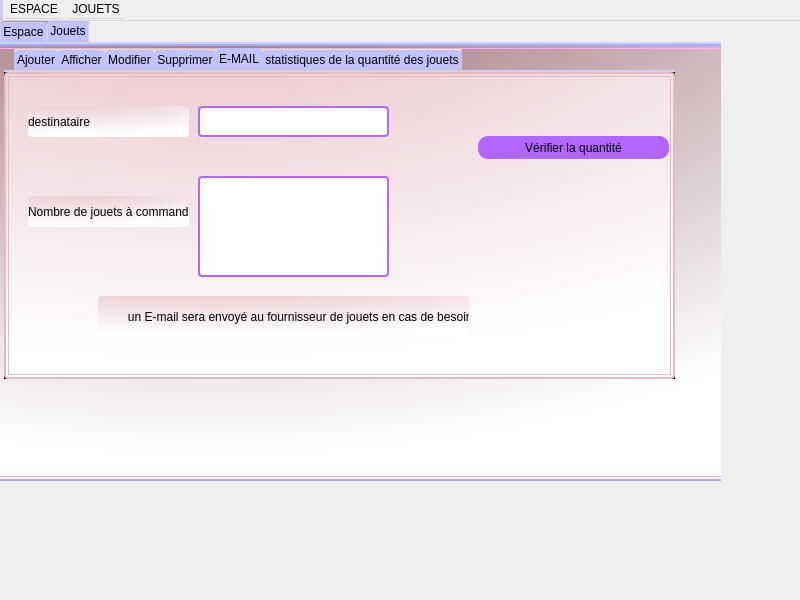
<?xml version="1.0" encoding="UTF-8"?>
<ui version="4.0">
 <class>gestionjouets</class>
 <widget class="QDialog" name="gestionjouets">
  <property name="geometry">
   <rect>
    <x>0</x>
    <y>0</y>
    <width>800</width>
    <height>600</height>
   </rect>
  </property>
  <property name="windowTitle">
   <string>gestionjouets</string>
  </property>
  <property name="styleSheet">
   <string notr="true">QStatusBar {
    background-color: rgb(207, 203, 255);
}
QMenuBar {
    background-color: qlineargradient(x1:0, y1:0, x2:0, y2:1,
                                      stop:0 lightgray, stop:1 darkgray);
} </string>
  </property>
  <widget class="QWidget" name="centralwidget">
   <widget class="QTabWidget" name="tabWidgetJouets">
    <property name="enabled">
     <bool>true</bool>
    </property>
    <property name="geometry">
     <rect>
      <x>-10</x>
      <y>20</y>
      <width>741</width>
      <height>461</height>
     </rect>
    </property>
    <property name="font">
     <font>
      <weight>50</weight>
      <bold>false</bold>
     </font>
    </property>
    <property name="toolTip">
     <string>&lt;html&gt;&lt;head/&gt;&lt;body&gt;&lt;p&gt;c&lt;/p&gt;&lt;/body&gt;&lt;/html&gt;</string>
    </property>
    <property name="styleSheet">
     <string notr="true">QStatusBar {
    background-color: rgb(207, 203, 255);
}
QPushButton
{
  border: 0px white;
  border-radius: 10px;
  padding: 0 8px;
  background: rgb(170, 170, 255);
}
QComboBox {
    border: 1px solid rgb(170, 170, 255);
    border-radius: 3px;
    padding: 1px 18px 1px 3px;
    min-width: 6em;
}
QTableView {
    selection-background-color: qlineargradient(x1: 0, y1: 0, x2: 0.5, y2: 0.5,
                                stop: 0 #FF92BB, stop: 1 white);
}
QLineEdit { background-color: white;
border: 2px solid rgb(170, 170, 255);
    border-radius: 4px; }

QFrame {
    border: 2px solid rgb(170, 170, 255);
    border-radius: 4px;
    padding: 2px;
    background-image: url(images/welcome.png);
}
 QLabel{
    border:0px;
    border-radius: 4px;
    padding: 0px;
    background-image: url(images/welcome.png);
}


QStatusBar {
    background-color: rgb(207, 203, 255);
}

QStatusBar::item {
    border: 1px solid red;
    border-radius: 3px;
}



/************************************************/
QTabWidget::pane { /* The tab widget frame */
    border-top: 2px solid #ced1ff;
background-color:black;
}


/* Style the tab using the tab sub-control. Note that
    it reads QTabBar _not_ QTabWidget */
QTabWidget::pane { /* The tab widget frame */
    border-top: 2px solid #ced1ff;
}

QTabWidget::tab-bar {
    left: 10px; /* move to the right by 5px */
}

/* Style the tab using the tab sub-control. Note that
    it reads QTabBar _not_ QTabWidget */
QTabBar::tab {
    background:rgb(194, 194, 255);
    border: 1px solid #ced1ff;
    border-bottom-color: #C2C7CB; /* same as the pane color */
    border-top-left-radius: 4px;
    border-top-right-radius: 4px;
    min-width: 8ex;
    padding: 2px;
}

QTabBar::tab:selected, QTabBar::tab:hover {
    background: qlineargradient(x1: 0, y1: 0, x2: 0, y2: 1,
                                stop: 0 #fafafa, stop: 0.4 #f4f4f4,
                                stop: 0.5 #e7e7e7, stop: 1.0 #fafafa);
}



QTabBar::tab:!selected {
    margin-top: 2px; /* make non-selected tabs look smaller */
}



/*********************************/


































* {   background: qradialgradient(cx: 0.3, cy: -0.4, fx: 0.3, fy: -0.4, radius: 1.35, stop: 0 #8A545D, stop: 1  rgb(255,255, 255));   color: rgb(0,0, 0);   border: 1px solid #ffaaff; }
/** {   background-color: rgb(255, 215, 255);   color: rgb(0,0, 0);   border: 1px solid #ffaaff; }*/
</string>
    </property>
    <property name="currentIndex">
     <number>1</number>
    </property>
    <property name="iconSize">
     <size>
      <width>20</width>
      <height>20</height>
     </size>
    </property>
    <widget class="QWidget" name="tab_2">
     <attribute name="title">
      <string>Espace</string>
     </attribute>
     <widget class="QTabWidget" name="tabWidget_3jouets">
      <property name="geometry">
       <rect>
        <x>10</x>
        <y>0</y>
        <width>711</width>
        <height>411</height>
       </rect>
      </property>
      <property name="styleSheet">
       <string notr="true">QStatusBar {
    background-color: rgb(178, 102, 255);
}
QPushButton
{
  border: 0px white;
  border-radius: 10px;
  padding: 0 8px;
  background: rgb(178, 102, 255);
}
QComboBox {
    border: 1px solid rgb(178, 102, 255);
    border-radius: 3px;
    padding: 1px 18px 1px 3px;
    min-width: 6em;
}
QTableView {
    selection-background-color: qlineargradient(x1: 0, y1: 0, x2: 0.5, y2: 0.5,
                                stop: 0 rgb(0,0,0), stop: 1 #E4BBC2);
}
QLineEdit { background-color: white;
border: 2px solid rgb(178, 102, 255);
    border-radius: 4px; }

QFrame {
    border: 2px solid #E4BBC2;
    border-radius: 4px;
    padding: 2px;
    background-image: url(images/welcome.png);
}
 QLabel{
    border:0px;
    border-radius: 4px;
    padding: 0px;
    background-image: url(images/welcome.png);
}


QStatusBar {
    background-color: rgb(178, 102, 255);
}

QStatusBar::item {
    border: 1px solid red;
    border-radius: 3px;
}



/************************************************/
QTabWidget::pane { /* The tab widget frame */
    border-top: 2px solid#E4BBC2;
background-color:black;
}


/* Style the tab using the tab sub-control. Note that
    it reads QTabBar _not_ QTabWidget */
QTabWidget::pane { /* The tab widget frame */
    border-top: 2px solid #ced1ff;
}

QTabWidget::tab-bar {
    left: 10px; /* move to the right by 5px */
}

/* Style the tab using the tab sub-control. Note that
    it reads QTabBar _not_ QTabWidget */
QTabBar::tab {
    background:rgb(194, 194, 255);
    border: 1px solid rgb(194, 194, 255);
    border-bottom-color: #E4BBC2; /* same as the pane color */
    border-top-left-radius: 4px;
    border-top-right-radius: 4px;
    min-width: 8ex;
    padding: 2px;
}




QTabBar::tab:!selected {
    margin-top: 2px; /* make non-selected tabs look smaller */
}



/*********************************/


































* {   background: qradialgradient(cx: 0.3, cy: -0.4, fx: 0.3, fy: -0.4, radius: 1.35, stop: 0 #E4BBC2, stop: 1  rgb(255,255, 255));   color: rgb(0,0, 0);   border: 1px solid #E4BBC2; }
/** {   background-color: rgb(255, 215, 255);   color: rgb(0,0, 0);   border: 1px solid #ffaaff; }*/
</string>
      </property>
      <property name="currentIndex">
       <number>0</number>
      </property>
      <widget class="QWidget" name="tab_9">
       <attribute name="title">
        <string>Ajouter</string>
       </attribute>
       <widget class="QLineEdit" name="fonctionAdd">
        <property name="geometry">
         <rect>
          <x>210</x>
          <y>50</y>
          <width>141</width>
          <height>31</height>
         </rect>
        </property>
        <property name="font">
         <font>
          <family>Bahnschrift</family>
          <pointsize>14</pointsize>
         </font>
        </property>
        <property name="text">
         <string/>
        </property>
       </widget>
       <widget class="QLabel" name="label_2Capacite">
        <property name="geometry">
         <rect>
          <x>140</x>
          <y>110</y>
          <width>47</width>
          <height>13</height>
         </rect>
        </property>
        <property name="text">
         <string>capacité</string>
        </property>
       </widget>
       <widget class="QLabel" name="label_1Fct">
        <property name="geometry">
         <rect>
          <x>140</x>
          <y>60</y>
          <width>47</width>
          <height>13</height>
         </rect>
        </property>
        <property name="text">
         <string>Fonction</string>
        </property>
       </widget>
       <widget class="QLineEdit" name="capaciteAdd">
        <property name="geometry">
         <rect>
          <x>210</x>
          <y>100</y>
          <width>141</width>
          <height>31</height>
         </rect>
        </property>
        <property name="font">
         <font>
          <family>Bahnschrift</family>
          <pointsize>14</pointsize>
         </font>
        </property>
       </widget>
       <widget class="QPushButton" name="pb_ajouterEspace">
        <property name="geometry">
         <rect>
          <x>230</x>
          <y>160</y>
          <width>75</width>
          <height>23</height>
         </rect>
        </property>
        <property name="text">
         <string>Ajouter</string>
        </property>
       </widget>
      </widget>
      <widget class="QWidget" name="tab_10">
       <attribute name="title">
        <string>Afficher</string>
       </attribute>
       <widget class="QPushButton" name="pb_trierEspace">
        <property name="geometry">
         <rect>
          <x>550</x>
          <y>280</y>
          <width>131</width>
          <height>21</height>
         </rect>
        </property>
        <property name="text">
         <string>trier par ordre croissant</string>
        </property>
       </widget>
       <widget class="QTableView" name="tableViewespace">
        <property name="geometry">
         <rect>
          <x>-4</x>
          <y>-3</y>
          <width>711</width>
          <height>331</height>
         </rect>
        </property>
       </widget>
       <zorder>tableViewespace</zorder>
       <zorder>pb_trierEspace</zorder>
      </widget>
      <widget class="QWidget" name="tab_11">
       <attribute name="title">
        <string>Modifier</string>
       </attribute>
       <widget class="QLabel" name="label_4">
        <property name="geometry">
         <rect>
          <x>130</x>
          <y>100</y>
          <width>47</width>
          <height>13</height>
         </rect>
        </property>
        <property name="text">
         <string>Capacité</string>
        </property>
       </widget>
       <widget class="QLabel" name="label_3">
        <property name="geometry">
         <rect>
          <x>130</x>
          <y>50</y>
          <width>47</width>
          <height>13</height>
         </rect>
        </property>
        <property name="text">
         <string>Fonction</string>
        </property>
       </widget>
       <widget class="QLineEdit" name="fonctionEdit">
        <property name="geometry">
         <rect>
          <x>200</x>
          <y>40</y>
          <width>141</width>
          <height>31</height>
         </rect>
        </property>
        <property name="font">
         <font>
          <family>Bahnschrift</family>
          <pointsize>14</pointsize>
         </font>
        </property>
       </widget>
       <widget class="QPushButton" name="pb_confirmerEspace">
        <property name="geometry">
         <rect>
          <x>220</x>
          <y>190</y>
          <width>75</width>
          <height>23</height>
         </rect>
        </property>
        <property name="text">
         <string>confirmer</string>
        </property>
       </widget>
       <widget class="QLabel" name="label_8">
        <property name="geometry">
         <rect>
          <x>130</x>
          <y>150</y>
          <width>47</width>
          <height>13</height>
         </rect>
        </property>
        <property name="text">
         <string>Catégorie</string>
        </property>
       </widget>
       <widget class="QLineEdit" name="categorieEdit">
        <property name="geometry">
         <rect>
          <x>200</x>
          <y>140</y>
          <width>141</width>
          <height>31</height>
         </rect>
        </property>
        <property name="font">
         <font>
          <family>Bahnschrift</family>
          <pointsize>14</pointsize>
         </font>
        </property>
       </widget>
       <widget class="QPushButton" name="pb__viderS">
        <property name="geometry">
         <rect>
          <x>210</x>
          <y>220</y>
          <width>111</width>
          <height>23</height>
         </rect>
        </property>
        <property name="text">
         <string>Vider</string>
        </property>
       </widget>
       <widget class="QLineEdit" name="capaciteEdit">
        <property name="geometry">
         <rect>
          <x>200</x>
          <y>90</y>
          <width>141</width>
          <height>31</height>
         </rect>
        </property>
        <property name="font">
         <font>
          <family>Bahnschrift</family>
          <pointsize>14</pointsize>
         </font>
        </property>
       </widget>
       <widget class="QPushButton" name="pb_chercherS">
        <property name="geometry">
         <rect>
          <x>580</x>
          <y>70</y>
          <width>75</width>
          <height>23</height>
         </rect>
        </property>
        <property name="text">
         <string>chercher</string>
        </property>
       </widget>
       <widget class="QLineEdit" name="idEdit">
        <property name="geometry">
         <rect>
          <x>610</x>
          <y>40</y>
          <width>21</width>
          <height>21</height>
         </rect>
        </property>
        <property name="text">
         <string/>
        </property>
       </widget>
       <widget class="QLabel" name="label_5">
        <property name="geometry">
         <rect>
          <x>590</x>
          <y>10</y>
          <width>61</width>
          <height>16</height>
         </rect>
        </property>
        <property name="text">
         <string>Identifiant</string>
        </property>
       </widget>
      </widget>
      <widget class="QWidget" name="tab_12">
       <attribute name="title">
        <string>Supprimer</string>
       </attribute>
       <widget class="QLabel" name="label_6">
        <property name="geometry">
         <rect>
          <x>260</x>
          <y>40</y>
          <width>61</width>
          <height>20</height>
         </rect>
        </property>
        <property name="text">
         <string>Identifiant</string>
        </property>
       </widget>
       <widget class="QLineEdit" name="idDelete">
        <property name="geometry">
         <rect>
          <x>220</x>
          <y>70</y>
          <width>131</width>
          <height>71</height>
         </rect>
        </property>
       </widget>
       <widget class="QPushButton" name="pb_supprimerS">
        <property name="geometry">
         <rect>
          <x>250</x>
          <y>160</y>
          <width>75</width>
          <height>23</height>
         </rect>
        </property>
        <property name="text">
         <string>Supprimer</string>
        </property>
       </widget>
      </widget>
      <widget class="QWidget" name="tab_3">
       <attribute name="title">
        <string>Statistiques de la capacité des salles</string>
       </attribute>
       <widget class="QPushButton" name="afficher_stat2_2">
        <property name="geometry">
         <rect>
          <x>590</x>
          <y>150</y>
          <width>75</width>
          <height>23</height>
         </rect>
        </property>
        <property name="text">
         <string>afficher stat</string>
        </property>
       </widget>
       <widget class="QCustomPlot" name="widget" native="true">
        <property name="geometry">
         <rect>
          <x>110</x>
          <y>40</y>
          <width>421</width>
          <height>201</height>
         </rect>
        </property>
       </widget>
      </widget>
     </widget>
    </widget>
    <widget class="QWidget" name="jouets">
     <attribute name="title">
      <string>Jouets</string>
     </attribute>
     <widget class="QTabWidget" name="tabWidget_2">
      <property name="geometry">
       <rect>
        <x>10</x>
        <y>0</y>
        <width>671</width>
        <height>331</height>
       </rect>
      </property>
      <property name="styleSheet">
       <string notr="true">QStatusBar {
    background-color: rgb(178, 102, 255);
}
QPushButton
{
  border: 0px white;
  border-radius: 10px;
  padding: 0 8px;
  background: rgb(178, 102, 255);
}
QComboBox {
    border: 1px solid rgb(178, 102, 255);
    border-radius: 3px;
    padding: 1px 18px 1px 3px;
    min-width: 6em;
}
QTableView {
    selection-background-color: qlineargradient(x1: 0, y1: 0, x2: 0.5, y2: 0.5,
                                stop: 0 #E4BBC2, stop: 1 white);
}
QLineEdit { background-color: white;
border: 2px solid rgb(178, 102, 255);
    border-radius: 4px; }

QFrame {
    border: 2px solid #E4BBC2;
    border-radius: 4px;
    padding: 2px;
    background-image: url(images/welcome.png);
}
 QLabel{
    border:0px;
    border-radius: 4px;
    padding: 0px;
    background-image: url(images/welcome.png);
}


QStatusBar {
    background-color: rgb(178, 102, 255);
}

QStatusBar::item {
    border: 1px solid red;
    border-radius: 3px;
}



/************************************************/
QTabWidget::pane { /* The tab widget frame */
    border-top: 2px solid#E4BBC2;
background-color:black;
}


/* Style the tab using the tab sub-control. Note that
    it reads QTabBar _not_ QTabWidget */
QTabWidget::pane { /* The tab widget frame */
    border-top: 2px solid #ced1ff;
}

QTabWidget::tab-bar {
    left: 10px; /* move to the right by 5px */
}

/* Style the tab using the tab sub-control. Note that
    it reads QTabBar _not_ QTabWidget */
QTabBar::tab {
    background:rgb(194, 194, 255);
    border: 1px solid rgb(194, 194, 255);
    border-bottom-color: #E4BBC2; /* same as the pane color */
    border-top-left-radius: 4px;
    border-top-right-radius: 4px;
    min-width: 8ex;
    padding: 2px;
}

QTabBar::tab:selected, QTabBar::tab:hover {
    background: qlineargradient(x1: 0, y1: 0, x2: 0, y2: 1,
                                stop: 0 #fafafa, stop: 0.4 #f4f4f4,
                                stop: 0.5 #e7e7e7, stop: 1.0 #fafafa);
}



QTabBar::tab:!selected {
    margin-top: 2px; /* make non-selected tabs look smaller */
}



/*********************************/


































* {   background: qradialgradient(cx: 0.3, cy: -0.4, fx: 0.3, fy: -0.4, radius: 1.35, stop: 0 #E4BBC2, stop: 1  rgb(255,255, 255));   color: rgb(0,0, 0);   border: 1px solid #E4BBC2; }
/** {   background-color: rgb(255, 215, 255);   color: rgb(0,0, 0);   border: 1px solid #ffaaff; }*/
</string>
      </property>
      <property name="currentIndex">
       <number>4</number>
      </property>
      <property name="iconSize">
       <size>
        <width>40</width>
        <height>40</height>
       </size>
      </property>
      <widget class="QWidget" name="tab_5">
       <attribute name="title">
        <string>Ajouter</string>
       </attribute>
       <widget class="QLabel" name="label_13">
        <property name="geometry">
         <rect>
          <x>90</x>
          <y>50</y>
          <width>47</width>
          <height>13</height>
         </rect>
        </property>
        <property name="text">
         <string>Nom</string>
        </property>
       </widget>
       <widget class="QLineEdit" name="nomAdd">
        <property name="geometry">
         <rect>
          <x>170</x>
          <y>40</y>
          <width>141</width>
          <height>31</height>
         </rect>
        </property>
        <property name="font">
         <font>
          <family>Bahnschrift</family>
          <pointsize>14</pointsize>
         </font>
        </property>
        <property name="text">
         <string/>
        </property>
       </widget>
       <widget class="QLabel" name="label_22">
        <property name="geometry">
         <rect>
          <x>90</x>
          <y>90</y>
          <width>47</width>
          <height>13</height>
         </rect>
        </property>
        <property name="text">
         <string>quantite</string>
        </property>
       </widget>
       <widget class="QLineEdit" name="etatAdd">
        <property name="geometry">
         <rect>
          <x>170</x>
          <y>90</y>
          <width>141</width>
          <height>31</height>
         </rect>
        </property>
        <property name="font">
         <font>
          <family>Bahnschrift</family>
          <pointsize>14</pointsize>
         </font>
        </property>
        <property name="text">
         <string/>
        </property>
       </widget>
       <widget class="QPushButton" name="ajoutm">
        <property name="geometry">
         <rect>
          <x>200</x>
          <y>180</y>
          <width>71</width>
          <height>21</height>
         </rect>
        </property>
        <property name="text">
         <string>Ajouter</string>
        </property>
       </widget>
       <widget class="QComboBox" name="boxajout">
        <property name="geometry">
         <rect>
          <x>160</x>
          <y>140</y>
          <width>171</width>
          <height>22</height>
         </rect>
        </property>
        <property name="currentText">
         <string>Categorie</string>
        </property>
        <item>
         <property name="text">
          <string>Categorie</string>
         </property>
        </item>
       </widget>
       <widget class="QLabel" name="label">
        <property name="geometry">
         <rect>
          <x>450</x>
          <y>40</y>
          <width>181</width>
          <height>171</height>
         </rect>
        </property>
        <property name="text">
         <string/>
        </property>
       </widget>
       <widget class="QPushButton" name="pushButton">
        <property name="geometry">
         <rect>
          <x>500</x>
          <y>250</y>
          <width>75</width>
          <height>23</height>
         </rect>
        </property>
        <property name="text">
         <string>parcourir</string>
        </property>
       </widget>
       <widget class="QLabel" name="label_7">
        <property name="geometry">
         <rect>
          <x>6</x>
          <y>150</y>
          <width>121</width>
          <height>111</height>
         </rect>
        </property>
        <property name="text">
         <string/>
        </property>
        <property name="textFormat">
         <enum>Qt::AutoText</enum>
        </property>
        <property name="pixmap">
         <pixmap>go.png</pixmap>
        </property>
        <property name="scaledContents">
         <bool>true</bool>
        </property>
       </widget>
      </widget>
      <widget class="QWidget" name="tab_6">
       <attribute name="title">
        <string>Afficher</string>
       </attribute>
       <widget class="QTableView" name="tableViewjouets">
        <property name="geometry">
         <rect>
          <x>-10</x>
          <y>-10</y>
          <width>681</width>
          <height>341</height>
         </rect>
        </property>
       </widget>
       <widget class="QLineEdit" name="lineEdit_rese_pdf">
        <property name="geometry">
         <rect>
          <x>530</x>
          <y>90</y>
          <width>101</width>
          <height>21</height>
         </rect>
        </property>
        <property name="font">
         <font>
          <family>Bahnschrift</family>
          <pointsize>14</pointsize>
         </font>
        </property>
        <property name="text">
         <string/>
        </property>
       </widget>
       <widget class="QPushButton" name="imprimer">
        <property name="geometry">
         <rect>
          <x>540</x>
          <y>150</y>
          <width>75</width>
          <height>23</height>
         </rect>
        </property>
        <property name="text">
         <string>Imprimer</string>
        </property>
       </widget>
       <widget class="QLabel" name="label_18">
        <property name="geometry">
         <rect>
          <x>490</x>
          <y>40</y>
          <width>161</width>
          <height>41</height>
         </rect>
        </property>
        <property name="text">
         <string>Entrer le nom pour la version PDF</string>
        </property>
       </widget>
       <widget class="QTableWidget" name="offre_edit">
        <property name="geometry">
         <rect>
          <x>210</x>
          <y>150</y>
          <width>331</width>
          <height>151</height>
         </rect>
        </property>
        <property name="styleSheet">
         <string notr="true">background:transparent;border:Opx</string>
        </property>
        <property name="selectionBehavior">
         <enum>QAbstractItemView::SelectRows</enum>
        </property>
       </widget>
       <widget class="QPushButton" name="pdf">
        <property name="geometry">
         <rect>
          <x>540</x>
          <y>120</y>
          <width>75</width>
          <height>23</height>
         </rect>
        </property>
        <property name="text">
         <string>pdf</string>
        </property>
       </widget>
       <widget class="QPushButton" name="pb_trierJouets">
        <property name="geometry">
         <rect>
          <x>490</x>
          <y>260</y>
          <width>131</width>
          <height>21</height>
         </rect>
        </property>
        <property name="text">
         <string>trier par ordre croissant</string>
        </property>
       </widget>
      </widget>
      <widget class="QWidget" name="tab_8">
       <attribute name="title">
        <string>Modifier</string>
       </attribute>
       <widget class="QPushButton" name="pb__viderM">
        <property name="geometry">
         <rect>
          <x>210</x>
          <y>220</y>
          <width>111</width>
          <height>23</height>
         </rect>
        </property>
        <property name="text">
         <string>Vider les champs</string>
        </property>
       </widget>
       <widget class="QLineEdit" name="nomEdit">
        <property name="geometry">
         <rect>
          <x>200</x>
          <y>50</y>
          <width>141</width>
          <height>31</height>
         </rect>
        </property>
        <property name="font">
         <font>
          <family>Bahnschrift</family>
          <pointsize>14</pointsize>
         </font>
        </property>
       </widget>
       <widget class="QLabel" name="label_15">
        <property name="geometry">
         <rect>
          <x>130</x>
          <y>120</y>
          <width>47</width>
          <height>13</height>
         </rect>
        </property>
        <property name="text">
         <string>quantite</string>
        </property>
       </widget>
       <widget class="QLineEdit" name="idmEdit">
        <property name="geometry">
         <rect>
          <x>480</x>
          <y>30</y>
          <width>31</width>
          <height>21</height>
         </rect>
        </property>
        <property name="text">
         <string/>
        </property>
       </widget>
       <widget class="QLabel" name="label_16">
        <property name="geometry">
         <rect>
          <x>140</x>
          <y>60</y>
          <width>47</width>
          <height>13</height>
         </rect>
        </property>
        <property name="text">
         <string>Nom</string>
        </property>
       </widget>
       <widget class="QLabel" name="label_17">
        <property name="geometry">
         <rect>
          <x>460</x>
          <y>10</y>
          <width>61</width>
          <height>16</height>
         </rect>
        </property>
        <property name="text">
         <string>Identifiant</string>
        </property>
       </widget>
       <widget class="QLineEdit" name="etatEdit">
        <property name="geometry">
         <rect>
          <x>200</x>
          <y>100</y>
          <width>141</width>
          <height>31</height>
         </rect>
        </property>
        <property name="font">
         <font>
          <family>Bahnschrift</family>
          <pointsize>14</pointsize>
         </font>
        </property>
       </widget>
       <widget class="QPushButton" name="pb_chercherM">
        <property name="geometry">
         <rect>
          <x>460</x>
          <y>60</y>
          <width>61</width>
          <height>23</height>
         </rect>
        </property>
        <property name="text">
         <string>chercher</string>
        </property>
       </widget>
       <widget class="QPushButton" name="confirmerM">
        <property name="geometry">
         <rect>
          <x>230</x>
          <y>190</y>
          <width>75</width>
          <height>23</height>
         </rect>
        </property>
        <property name="text">
         <string>confirmer</string>
        </property>
       </widget>
       <widget class="QComboBox" name="boxmodif">
        <property name="geometry">
         <rect>
          <x>190</x>
          <y>150</y>
          <width>171</width>
          <height>22</height>
         </rect>
        </property>
        <item>
         <property name="text">
          <string>Categorie</string>
         </property>
        </item>
       </widget>
       <widget class="QLabel" name="label_2">
        <property name="geometry">
         <rect>
          <x>10</x>
          <y>60</y>
          <width>141</width>
          <height>101</height>
         </rect>
        </property>
        <property name="lineWidth">
         <number>1</number>
        </property>
        <property name="text">
         <string/>
        </property>
        <property name="textFormat">
         <enum>Qt::RichText</enum>
        </property>
        <property name="pixmap">
         <pixmap>go.png</pixmap>
        </property>
        <property name="scaledContents">
         <bool>true</bool>
        </property>
        <property name="wordWrap">
         <bool>true</bool>
        </property>
        <property name="openExternalLinks">
         <bool>true</bool>
        </property>
       </widget>
      </widget>
      <widget class="QWidget" name="tab_7">
       <attribute name="title">
        <string>Supprimer</string>
       </attribute>
       <widget class="QLabel" name="label_66">
        <property name="geometry">
         <rect>
          <x>210</x>
          <y>10</y>
          <width>61</width>
          <height>20</height>
         </rect>
        </property>
        <property name="text">
         <string>Identifiant</string>
        </property>
       </widget>
       <widget class="QLineEdit" name="idmDelete">
        <property name="geometry">
         <rect>
          <x>172</x>
          <y>40</y>
          <width>131</width>
          <height>91</height>
         </rect>
        </property>
       </widget>
       <widget class="QPushButton" name="pb_supprimerM">
        <property name="geometry">
         <rect>
          <x>210</x>
          <y>150</y>
          <width>75</width>
          <height>23</height>
         </rect>
        </property>
        <property name="text">
         <string>Supprimer</string>
        </property>
       </widget>
      </widget>
      <widget class="QWidget" name="tab">
       <attribute name="title">
        <string>E-MAIL</string>
       </attribute>
       <widget class="QLineEdit" name="lineEdit_sujetmail">
        <property name="geometry">
         <rect>
          <x>190</x>
          <y>100</y>
          <width>191</width>
          <height>101</height>
         </rect>
        </property>
        <property name="font">
         <font>
          <family>Bahnschrift</family>
          <pointsize>14</pointsize>
         </font>
        </property>
       </widget>
       <widget class="QLabel" name="label_68">
        <property name="geometry">
         <rect>
          <x>20</x>
          <y>120</y>
          <width>161</width>
          <height>31</height>
         </rect>
        </property>
        <property name="text">
         <string>Nombre de jouets à commander</string>
        </property>
       </widget>
       <widget class="QPushButton" name="mail">
        <property name="geometry">
         <rect>
          <x>470</x>
          <y>60</y>
          <width>191</width>
          <height>23</height>
         </rect>
        </property>
        <property name="text">
         <string>Vérifier la quantité</string>
        </property>
       </widget>
       <widget class="QLabel" name="label_70">
        <property name="geometry">
         <rect>
          <x>90</x>
          <y>220</y>
          <width>371</width>
          <height>41</height>
         </rect>
        </property>
        <property name="text">
         <string>         un E-mail sera envoyé au fournisseur de jouets en cas de besoin!</string>
        </property>
       </widget>
       <widget class="QLineEdit" name="email">
        <property name="geometry">
         <rect>
          <x>190</x>
          <y>30</y>
          <width>191</width>
          <height>31</height>
         </rect>
        </property>
        <property name="font">
         <font>
          <family>Bahnschrift</family>
          <pointsize>14</pointsize>
         </font>
        </property>
       </widget>
       <widget class="QLabel" name="label_69">
        <property name="geometry">
         <rect>
          <x>20</x>
          <y>30</y>
          <width>161</width>
          <height>31</height>
         </rect>
        </property>
        <property name="text">
         <string>destinataire</string>
        </property>
       </widget>
      </widget>
      <widget class="QWidget" name="tab_23">
       <attribute name="title">
        <string>statistiques de la quantité des jouets</string>
       </attribute>
       <widget class="QCustomPlot" name="gplot" native="true">
        <property name="geometry">
         <rect>
          <x>80</x>
          <y>30</y>
          <width>471</width>
          <height>241</height>
         </rect>
        </property>
       </widget>
       <widget class="QPushButton" name="afficher_stat">
        <property name="geometry">
         <rect>
          <x>580</x>
          <y>170</y>
          <width>75</width>
          <height>23</height>
         </rect>
        </property>
        <property name="text">
         <string>afficher stat</string>
        </property>
       </widget>
      </widget>
     </widget>
    </widget>
   </widget>
  </widget>
  <widget class="QMenuBar" name="menubar">
   <property name="geometry">
    <rect>
     <x>0</x>
     <y>0</y>
     <width>800</width>
     <height>21</height>
    </rect>
   </property>
   <widget class="QMenu" name="menuESPACE">
    <property name="title">
     <string>ESPACE</string>
    </property>
   </widget>
   <widget class="QMenu" name="menuJOUETS">
    <property name="title">
     <string>JOUETS</string>
    </property>
   </widget>
   <addaction name="menuESPACE"/>
   <addaction name="menuJOUETS"/>
  </widget>
  <widget class="QStatusBar" name="statusbar"/>
  <widget class="QToolBar" name="toolBar">
   <property name="windowTitle">
    <string>toolBar</string>
   </property>
   <attribute name="toolBarArea">
    <enum>TopToolBarArea</enum>
   </attribute>
   <attribute name="toolBarBreak">
    <bool>false</bool>
   </attribute>
  </widget>
 </widget>
 <customwidgets>
  <customwidget>
   <class>QCustomPlot</class>
   <extends>QWidget</extends>
   <header>qcustomplot.h</header>
   <container>1</container>
  </customwidget>
 </customwidgets>
 <tabstops>
  <tabstop>tabWidget_2</tabstop>
  <tabstop>nomAdd</tabstop>
  <tabstop>etatAdd</tabstop>
  <tabstop>ajoutm</tabstop>
  <tabstop>tableViewjouets</tabstop>
  <tabstop>idmDelete</tabstop>
  <tabstop>pb_supprimerM</tabstop>
  <tabstop>pb__viderM</tabstop>
  <tabstop>nomEdit</tabstop>
  <tabstop>idmEdit</tabstop>
  <tabstop>etatEdit</tabstop>
  <tabstop>pb_chercherM</tabstop>
  <tabstop>confirmerM</tabstop>
  <tabstop>tabWidgetJouets</tabstop>
 </tabstops>
 <resources/>
 <connections/>
</ui>
